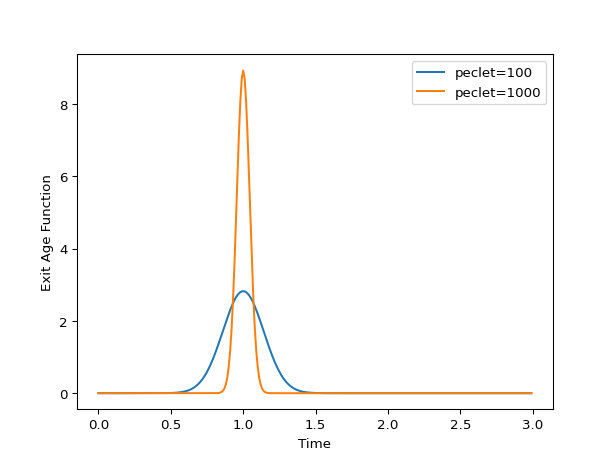

Reproduce this figure in Python.
import matplotlib.pyplot as plt
import rtdpy
for pe in [100, 1000]:
    a = rtdpy.AD_hi_peclet(tau=1, peclet=pe, dt=.01, time_end=3)
    plt.plot(a.time, a.exitage, label="peclet={}".format(pe))
plt.xlabel('Time')
plt.ylabel('Exit Age Function')
plt.legend()
plt.show()
